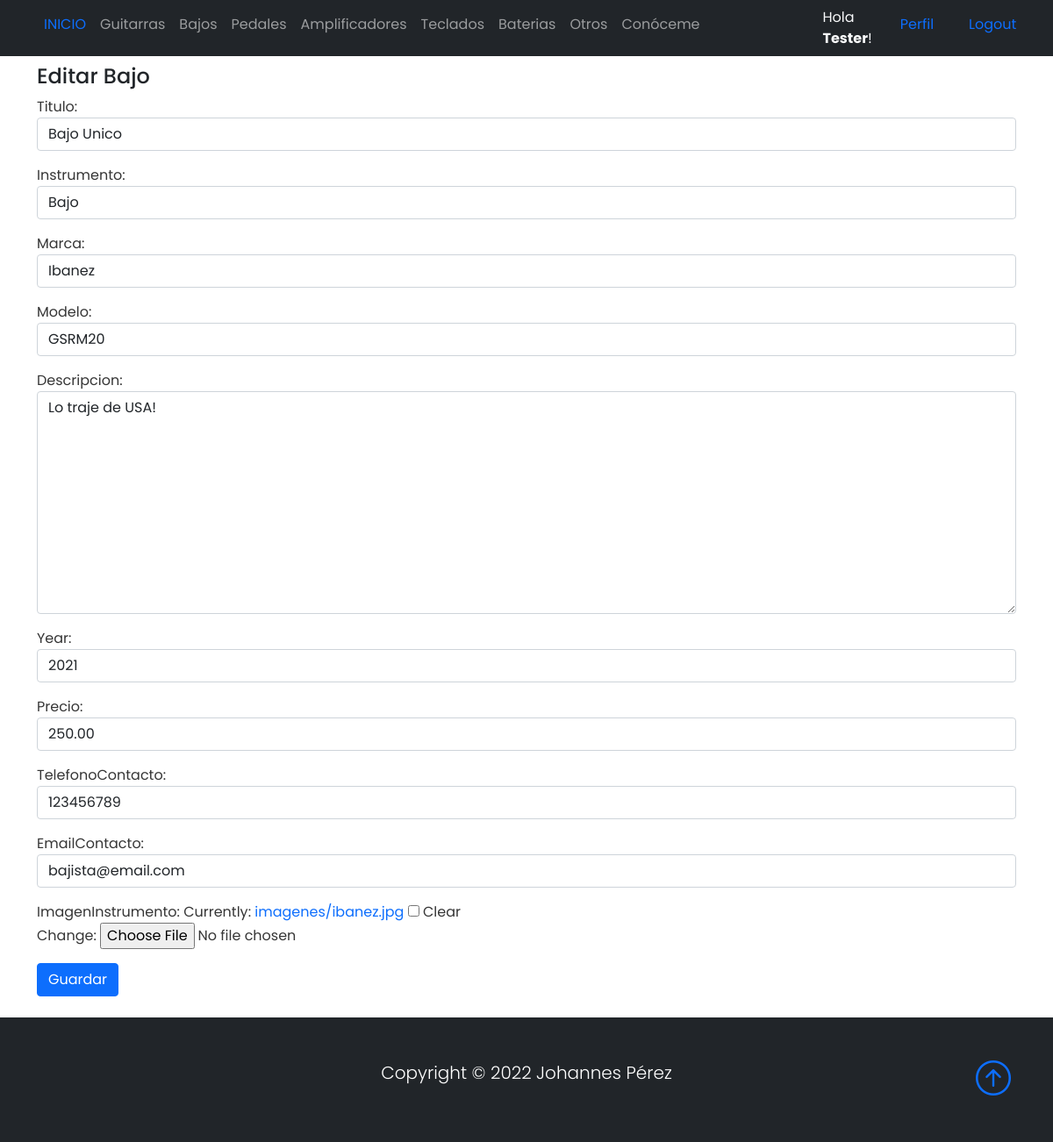
Page /bajoEdicion/28/ (signed in) on the committed database.
### Base/models.py (models this page shows, shortened)
class Instrumento(models.Model):
    instrumentoSeleccion = (
    ('guitarra','Guitarra'),
    ('bajo', 'Bajo'),
    ('pedal','Pedal'),
    ('bateria','Bateria'),
    ('teclado','Teclado'),
    ('amplificador','Amplificador'),
    ('otro', 'Otro'),
    )
    usuario = models.ForeignKey(User, on_delete=models.CASCADE, null=True, blank=True)
    titulo = models.CharField(max_length=200)
    instrumento = models.CharField(max_length=15, choices=instrumentoSeleccion, default='guitarra')
    marca = models.CharField(max_length=40)
    modelo = models.CharField(max_length=40)
    descripcion = models.TextField(null=True, blank=True)
    year = models.IntegerField()
    precio = models.DecimalField(max_digits=10, decimal_places=2)
    fechaPublicacion = models.DateTimeField(auto_now_add=True)
    telefonoContacto = models.IntegerField()
    emailContacto = models.EmailField()
    imagenInstrumento = models.ImageField(null=True, blank=True, upload_to="imagenes/")
    class Meta:
        ordering = ['usuario', '-fechaPublicacion']

### Base/views.py (the view)
# urls.py: path('bajoEdicion/<int:pk>/', BajoUpdate.as_view(), name='bajo_editar'),
class BajoUpdate(LoginRequiredMixin, UpdateView):
    model = Instrumento
    form_class = ActualizacionInstrumento
    success_url = reverse_lazy('bajos')
    context_object_name = 'bajo'
    template_name = 'Base/bajoEdicion.html'

### Base/forms.py
class ActualizacionInstrumento(forms.ModelForm):
    class Meta:
        model = Instrumento
        fields = ('titulo', 'instrumento', 'marca', 'modelo', 'descripcion', 'year', 'precio', 'telefonoContacto', 'emailContacto', 'imagenInstrumento')
        widgets = {
            'titulo' : forms.TextInput(attrs={'class': 'form-control'}),
            'instrumento' : forms.Select(attrs={'class': 'form-control'}),
            'marca' : forms.TextInput(attrs={'class': 'form-control'}),
            'modelo' : forms.TextInput(attrs={'class': 'form-control'}),
            'descripcion' : forms.Textarea(attrs={'class': 'form-control'}),
            'year' : forms.TextInput(attrs={'class': 'form-control'}),
            'precio' : forms.TextInput(attrs={'class': 'form-control'}),
            'telefonoContacto' : forms.TextInput(attrs={'class': 'form-control'}),
            'emailContacto' : forms.TextInput(attrs={'class': 'form-control'}),
        }

### Base/templates/Base/bajoEdicion.html
{% extends 'Base/home.html' %}
{% block content %}
<br>
<br>
{% if user.id == bajo.usuario.id %}
<div class="container">
    <h4>Editar Bajo</h4>
</div>
<div class="container">
    <div class="form-group">
        <form method="post" enctype="multipart/form-data">{% csrf_token %}
            {{ form.as_p }}
            <button type="submit" class="btn btn-primary">Guardar</button>
        </form>
    </div>
</div>
<br>
{% else %}
<div class="container">
<h4>No tienes acceso a esta pagina!</h4>
</div>
{% endif %}
{% endblock %}

### Base/templates/Base/home.html (shortened to what this page needs)
{% load static %}
<!DOCTYPE html>
<html lang="en">
<head>
    <link href="https://cdn.jsdelivr.net/npm/bootstrap@5.0.2/dist/css/bootstrap.min.css" rel="stylesheet"
>
    <link rel="stylesheet" href="https://cdn.jsdelivr.net/npm/bootstrap-icons@1.3.0/font/bootstrap-icons.css">
    <link rel="stylesheet" type="text/css" href="{% static 'style.css' %}">
</head>
<body>
    <nav class="navbar navbar-expand-sm bg-dark navbar-dark py-2 fixed-top">
      <div class="container">
            <div class="collapse navbar-collapse" id="navmenu">
              <ul class="navbar-nav mr-auto">
                <li class="nav-item">
                  <a class="nav-link" href="{% url 'home' %}"><span class="text-primary">INICIO</span></a>
                </li>
                <li class="nav-item">
                  <a class="nav-link" href="{% url 'guitarras' %}">Guitarras</a>
                </li>
                <li class="nav-item">
                  <a class="nav-link" href="{% url 'bajos' %}">Bajos</a>
                </li>
                <li class="nav-item">
                  <a class="nav-link" href="{% url 'pedales' %}">Pedales</a>
                </li>
                <li class="nav-item">
                  <a class="nav-link" href="{% url 'amplificadores' %}">Amplificadores</a>
                </li>
                <li class="nav-item">
                  <a class="nav-link" href="{% url 'teclados' %}">Teclados</a>
                </li>
                <li class="nav-item">
                  <a class="nav-link" href="{% url 'baterias' %}">Baterias</a>
                </li>
                <li class="nav-item">
                  <a class="nav-link" href="{% url 'otros' %}">Otros</a>
                </li>
                <li class="nav-item">
                  <a class="nav-link" href="{% url 'acerca_de_mi' %}">Conóceme</a>
                </li>
                <div class="container"></div>
                <div class="container"></div>
                <div class="container"></div>
                <div class="container"></div>
                <div class="container"></div>
                {% if request.user.is_authenticated %}
                <div class="container">
                <li class="nav-item">
                  <span class="text-light"> Hola <strong>{{request.user.first_name}}</strong>!</span>
                </li>
                </div>
                <div class="container">
                <li class="nav-item">
                  <a class="nav-link" href="{% url 'editar_perfil' %}"><span class="text-primary">Perfil</span></a>
                </li>
                </div>
                <div class="container">
                <li class="nav-item">
                  <a class="nav-link" href="{% url 'logout' %}"><span class="text-primary">Logout</span></a>
                </li>
                </div>
              {% endif %}
           </ul>
          </div>
      </div>
  </nav>
      {% block content %}{% endblock %}
  <footer class="p-5 bg-dark text-white text-center position-relative">
      <div class="container">
          <p class="lead text-white">Copyright &copy; 2022 Johannes Pérez</p>
          <a href="" class="position-absolute bottom-0 end-0 p-5">
              <i class="bi bi-arrow-up-circle h1"></i>
          </a>
      </div>
  </footer>
</body>
</html>

### Base/static/style.css (style rules this page uses)
body { background-color: white; font-family: 'Poppins', 'Nunito', sans-serif; padding-top: 25px; }
a { text-decoration: none; }
li { text-decoration: none; }
p { color: #363636; }

### rows in the picture
Instrumento: titulo "Bajo Unico", instrumento "Bajo", marca "Ibanez", modelo "GSRM20", descripcion "Lo traje de USA!", year "2021", precio "250.00", telefonoContacto "123456789", emailContacto "bajista@email.com"

### other values in the picture
{{ request.user.first_name }} "Tester"
